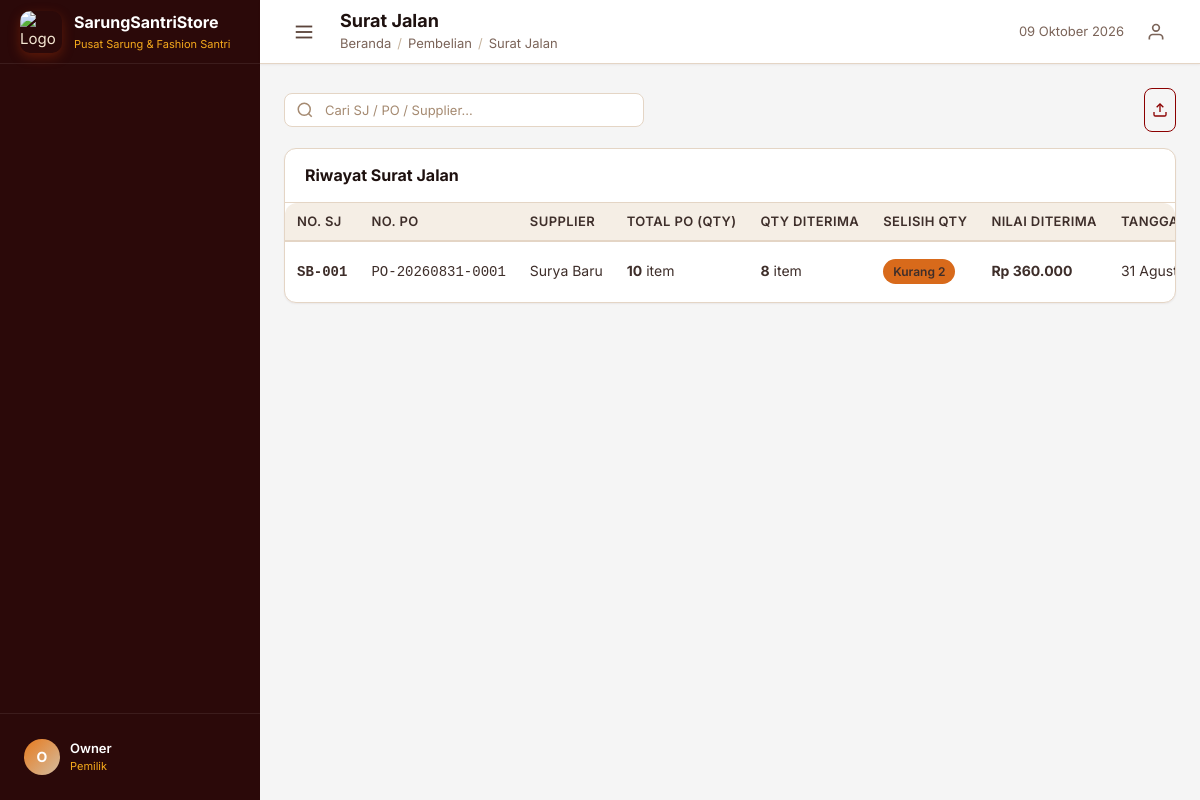
/admin/delivery_notes.php (signed in), run on the app's committed database.
### tables this page shows
CREATE TABLE `delivery_notes` (
  `id` int(11) NOT NULL,
  `purchase_id` int(11) NOT NULL,
  `surat_jalan_number` varchar(50) NOT NULL,
  `received_date` date NOT NULL,
  `receiver_id` int(11) NOT NULL,
  `notes` text DEFAULT NULL,
  `created_at` timestamp NOT NULL DEFAULT current_timestamp()
);

CREATE TABLE `users` (
  `id` int(11) NOT NULL,
  `role_id` int(11) NOT NULL,
  `username` varchar(100) NOT NULL,
  `password_hash` varchar(255) NOT NULL,
  `full_name` varchar(150) NOT NULL,
  `email` varchar(150) DEFAULT NULL,
  `phone` varchar(20) DEFAULT NULL,
  `avatar` varchar(255) DEFAULT NULL,
  `is_active` tinyint(1) DEFAULT 1,
  `last_login` timestamp NULL DEFAULT NULL,
  `created_at` timestamp NOT NULL DEFAULT current_timestamp(),
  `updated_at` timestamp NOT NULL DEFAULT current_timestamp() ON UPDATE current_timestamp()
);

CREATE TABLE `purchases` (
  `id` int(11) NOT NULL,
  `supplier_id` int(11) NOT NULL,
  `admin_id` int(11) NOT NULL,
  `po_number` varchar(50) NOT NULL,
  `date` date NOT NULL,
  `notes` text DEFAULT NULL,
  `status` enum('Pending','Partial','Completed','Cancelled') DEFAULT 'Pending',
  `total_amount` decimal(15,2) DEFAULT 0.00,
  `paid_amount` decimal(15,2) DEFAULT 0.00,
  `payment_method` enum('Tunai','Transfer Bank','Emaal','BSI') DEFAULT 'Tunai',
  `payment_status` enum('Unpaid','Partial','Paid') DEFAULT 'Unpaid',
  `created_at` timestamp NOT NULL DEFAULT current_timestamp(),
  `updated_at` timestamp NOT NULL DEFAULT current_timestamp() ON UPDATE current_timestamp()
);

CREATE TABLE `suppliers` (
  `id` int(11) NOT NULL,
  `name` varchar(150) NOT NULL,
  `contact_person` varchar(150) DEFAULT NULL,
  `phone` varchar(20) DEFAULT NULL,
  `email` varchar(150) DEFAULT NULL,
  `address` text DEFAULT NULL,
  `city` varchar(100) DEFAULT NULL,
  `notes` text DEFAULT NULL,
  `created_at` timestamp NOT NULL DEFAULT current_timestamp(),
  `updated_at` timestamp NOT NULL DEFAULT current_timestamp() ON UPDATE current_timestamp()
);

### admin/delivery_notes.php (the view, shortened to what the rows shown need)
<?php
$db = Database::conn();
$where = "WHERE 1=1";
$params = [];
$stmt = $db->prepare("
    SELECT dn.*, p.po_number, s.name as supplier_name, u.full_name as receiver_name,
           (SELECT COALESCE(SUM(qty), 0) FROM purchase_details WHERE purchase_id = dn.purchase_id) as total_po_qty,
           (SELECT COALESCE(SUM(qty_received), 0) FROM delivery_note_items WHERE delivery_note_id = dn.id) as total_received_qty
    FROM delivery_notes dn
    JOIN purchases p ON dn.purchase_id = p.id
    JOIN suppliers s ON p.supplier_id = s.id
    JOIN users u ON dn.receiver_id = u.id
    $where
    ORDER BY dn.created_at DESC LIMIT 100
");
$stmt->execute($params);
$dnList = $stmt->fetchAll();
include INCLUDES_PATH . '/header.php';
?>
<div class="card">
    <div class="card-body" style="padding:0;">
        <div class="table-responsive">
            <table class="table">
                <thead><tr><th>No. SJ</th><th>No. PO</th><th>Supplier</th><th>Total PO (Qty)</th><th>Qty Diterima</th><th>Selisih Qty</th><th>Nilai Diterima</th><th>Tanggal Terima</th><th>Penerima</th><th>Aksi</th></tr></thead>
                <tbody>
                    <?php foreach ($dnList as $dn): ?>
                        <?php
                            $poQty = (int)$dn['total_po_qty'];
                            $sjQty = (int)$dn['total_received_qty'];
                            $selisih = $sjQty - $poQty;
                            $selisihBadge = '';
                            if ($selisih < 0) {
                                $selisihBadge = "<span class='badge' style='background:var(--warning);'>Kurang " . abs($selisih) . "</span>";
                            } elseif ($selisih > 0) {
                                $selisihBadge = "<span class='badge' style='background:var(--success);'>Lebih $selisih</span>";
                            } else {
                                $selisihBadge = "<span class='badge' style='background:var(--gray-500);'>Pas (0)</span>";
                            }
                        ?>
                        <tr>
                            <td><code class="text-bold"><?= htmlspecialchars($dn['surat_jalan_number']) ?></code></td>
                            <td><code><?= htmlspecialchars($dn['po_number']) ?></code></td>
                            <td><?= htmlspecialchars($dn['supplier_name']) ?></td>
                            <td><b><?= $poQty ?></b> item</td>
                            <td><b><?= $sjQty ?></b> item</td>
                            <td><?= $selisihBadge ?></td>
                            <td>
                                <?php
                                $stmtVal = $db->prepare("
                                    SELECT COALESCE(SUM(dni.qty_received * pd.unit_cost), 0)
                                    FROM delivery_note_items dni
                                    JOIN purchase_details pd ON pd.purchase_id = ? AND pd.product_id = dni.product_id
                                    WHERE dni.delivery_note_id = ?
                                ");
                                $stmtVal->execute([$dn['purchase_id'], $dn['id']]);
                                $nilaiSJ = (float)$stmtVal->fetchColumn();
                                ?>
                                <b><?= formatRupiah($nilaiSJ) ?></b>
                            </td>
                            <td><?= formatTanggal($dn['received_date']) ?></td>
                        </tr>
                    <?php endforeach; ?>
                </tbody>
            </table>
        </div>
    </div>
</div>
<?php include INCLUDES_PATH . '/footer.php'; ?>

### includes/sidebar.php (shortened to what the rows shown need)
<?php
$currentUser = getCurrentUser();
?>
<aside class="sidebar" id="sidebar">
    <div class="sidebar-footer">
        <div class="sidebar-user">
            <div class="sidebar-user-avatar">
                <?= strtoupper(substr($currentUser['full_name'] ?? 'U', 0, 1)) ?>
            </div>
            <div class="sidebar-user-info">
                <div class="sidebar-user-name"><?= htmlspecialchars($currentUser['full_name'] ?? 'User') ?></div>
                <div class="sidebar-user-role"><?= htmlspecialchars($currentUser['role_name'] ?? '') ?></div>
            </div>
        </div>
    </div>
</aside>

### data on the page
delivery_notes: receiver.full_name "O", receiver.full_name "Owner", surat_jalan_number "SB-001", purchase.po_number "PO-20260831-0001", suppliers.name "Surya Baru", poQty "10", sjQty "8", selisih "2", nilaiSJ "Rp 360.000", received_date "31…"

### other printed values
APP_NAME "SarungSantriStore"
APP_TAGLINE "Pusat Sarung & Fashion Santri"
$currentUser['role_name'] "Pemilik"
$pageTitle "Surat Jalan"
$crumb['label'] "Pembelian"
$crumb['label'] "Surat Jalan"
